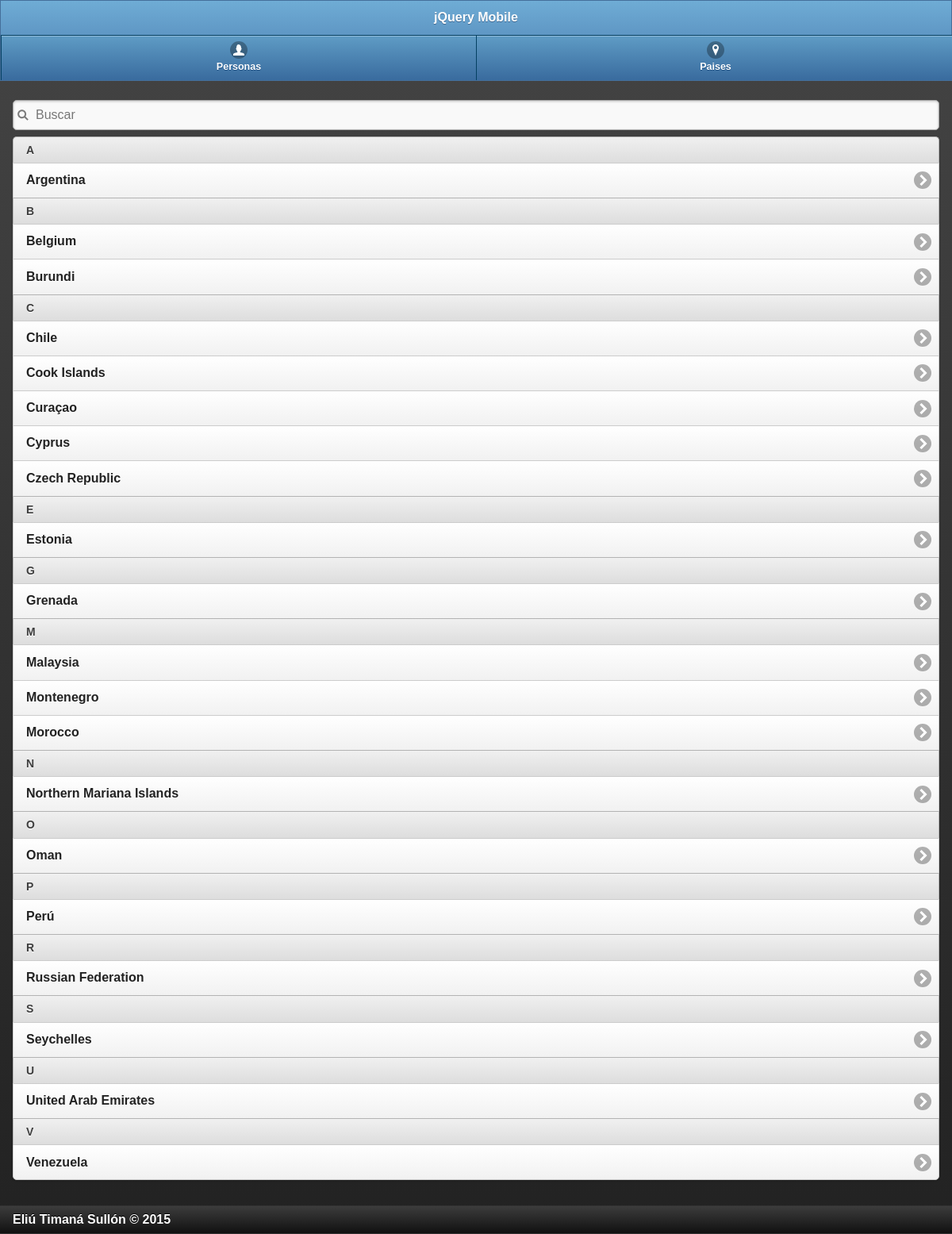
Screenshot of /paises/read.php with the database file from the repository.
### tables this page shows
CREATE TABLE `pais` (
  `id` smallint(5) NOT NULL AUTO_INCREMENT,
  `nombre` varchar(100) NOT NULL,
  PRIMARY KEY (`id`),
  UNIQUE KEY `nombre_UNIQUE` (`nombre`)
);

### config.php (called while the page is built, shortened)
<?php
	$dialog = false;

### paises/read.php (the view)
<?php
	require '../config.php';
	require '../templates/header.php';
	$res = $db->query("CALL spGetPaises;");
	if ($res->num_rows > 0){ ?>
	<ul data-role="listview"
	data-inset="true"
	data-autodividers="true"
	data-filter="true"
	data-filter-placeholder="Buscar"
	data-theme="c">
		<?php while ($item = $res->fetch_assoc()){ ?>
		  <li><a><?php echo $item['NOMBRE']; ?></a></li>
		<?php } ?>
	</ul>
<?php
	} else {
		die('No se Encontraron Resultados...');
	}
	require '../templates/footer.php';
?>

### templates/header.php (shortened to what this page needs)
<!DOCTYPE html>
<html>
<head>
	<link href="../css/jquery.mobile-1.4.5.min.css" rel="stylesheet">
	<link href="../css/jquery.mobile.structure-1.4.5.min.css" rel="stylesheet">
	<link href="../css/jquery.mobile.theme.css" rel="stylesheet">
</head>
<body>
	<div data-role="page">
		<div data-role="header" data-theme="b">
			<h1>jQuery Mobile</h1>
			<div data-role="navbar">
				<ul>
				<?php if(!$dialog) { ?>
					<li><a href="../personas/read.php" data-icon="user">Personas</a></li>
					<li><a href="../paises/read.php" data-icon="location">Paises</a></li>
				<?php
					  } else {
						  if(!$confirmar){
				 ?>
					<li><a href="../personas/create.php" data-icon="plus">Agregar</a></li>
                    <li>
                        <a href="../personas/update.php?p=<?php echo $id; ?>" data-icon="refresh">
                            Modificar
                        </a>
                    </li>
					<li>
						<a href="../personas/delete.php?p=<?php echo $id; ?>&c=true"
							data-icon="delete" data-rel="dialog">
							Eliminar
						</a>
					</li>
				<?php }} ?>
				</ul>
			</div>
		</div>
		<div data-role="content">

### templates/footer.php
		</div>
        <div data-role="footer" class="ui-bar">
            <span>Eliú Timaná Sullón &copy; <?php echo date('Y'); ?> </span>
        </div>
	</div>
</body>
</html>

### rows the page displays
pais: nombre "Argentina"
pais: nombre "Belgium"
pais: nombre "Burundi"
pais: nombre "Chile"
pais: nombre "Cook Islands"
pais: nombre "Curaçao"
pais: nombre "Cyprus"
pais: nombre "Czech Republic"
pais: nombre "Estonia"
pais: nombre "Grenada"
pais: nombre "Malaysia"
pais: nombre "Montenegro"
pais: nombre "Morocco"
pais: nombre "Northern Mariana Islands"
pais: nombre "Oman"
pais: nombre "Perú"
pais: nombre "Russian Federation"
pais: nombre "Seychelles"
pais: nombre "United Arab Emirates"
pais: nombre "Venezuela"
